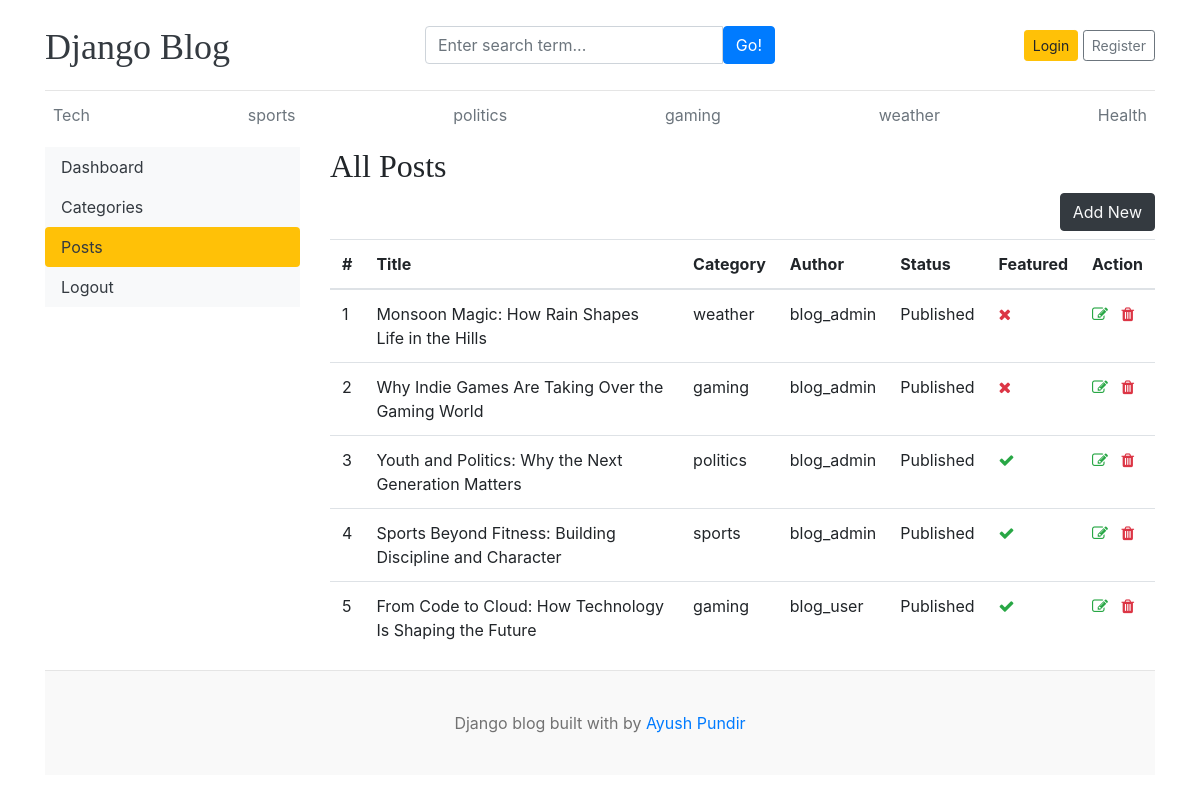
The app's page /dashboard/posts/ with its own data.
### blogs/models.py (models this page shows, shortened)
class Category(models.Model):
    category_name=models.CharField(max_length=50,unique= True)
    created_at=models.DateTimeField(auto_now_add=True)
    updated_at=models.DateTimeField(auto_now=True)
    class Meta:
        verbose_name_plural = "Categories"
    def __str__(self):
        return self.category_name

class blog(models.Model):
    title=models.CharField(max_length=200)
    slug=models.SlugField(max_length=200, unique=True)
    category=models.ForeignKey(Category, on_delete=models.CASCADE)
    author=models.ForeignKey(User, on_delete=models.CASCADE)
    featured_image=models.ImageField(upload_to='uploads/%Y/%m/%d/')
    short_description=models.TextField(max_length=500)
    blog_body=models.TextField(max_length=5000)
    status=models.CharField(max_length=20, choices=status_choices, default='Draft')
    is_featured=models.BooleanField(default=False)
    created_at=models.DateTimeField(auto_now_add=True)
    updated_at=models.DateTimeField(auto_now=True)

### dashboard/views.py (the view)
# urls.py: path('posts/', views.posts, name='posts'),
def posts(request):
    posts=blog.objects.all()
    context={'posts':posts}
    return render(request, 'dashboard/posts.html',context)

### blogs/context_processors.py (called while the page is built)
def get_categories(request):
    categories = Category.objects.all()
    return dict(categories=categories)

def social_links(request):
    sociallink=SocialLink.objects.all()
    return dict(sociallink=sociallink)

### templates/dashboard/posts.html (shortened to what this page needs)
{%extends 'base.html'%}
{%block content%}
<div class="row m">
    {% include 'dashboard/sidebar.html' %}
    <div class="col-md-9">
        <h2>All Posts</h2>
        <a href="{% url 'add_post'%}" class="btn btn-dark text-light float-right mb-2">Add New</a>
        <table class="table table-hover">
            <thead>
              <tr>
                <th>#</th>
                <th>Title</th>
                <th>Category</th>
                <th>Author</th>
                <th>Status</th>
                <th>Featured</th>
                <th>Action</th>
              </tr>
            </thead>
            <tbody>
            {% for post in posts %}
              <tr>
                <td>{{ forloop.counter }}</td>
                <td>{{ post.title }}</td>
                <td>{{ post.category }}</td>
                <td>{{ post.author }}</td>
                <td>{{ post.status }}</td>
                <td>{% if post.is_featured %}<i class="fa fa-check text-success"></i>{% else %}<i class="fa fa-times text-danger"></i>{% endif %}</td>
                <td>
                    <a href="{% url 'edit_post' post.id %}"><i class="fa fa-edit text-success"></i></a>
                    <a href="{% url 'delete_post' post.id %}"><i class="fa fa-trash text-danger"></i></a>
                </td>
              </tr>
            {% endfor %}
            </tbody>
          </table>
    </div>
</div>
{%endblock content%}

### templates/base.html (shortened to what this page needs)
{% load static %}
<!DOCTYPE html>
<html lang="en">
<head>
    <link href="https://getbootstrap.com/docs/4.0/dist/css/bootstrap.min.css" rel="stylesheet">
    <link href="{% static 'css/blog.css' %}" rel="stylesheet">
    <link rel="stylesheet" href="https://cdnjs.cloudflare.com/ajax/libs/font-awesome/4.7.0/css/font-awesome.min.css">
  </head>
<body>
    <div class="container">
      <header class="blog-header py-3">
        <div class="row flex-nowrap justify-content-between align-items-center">
          <div class="col-4 pt-1">
            <a class="blog-header-logo text-dark" href="/">Django Blog</a>
          </div>
        <div class ="col-4">
            <form action="{% url 'search' %}" method ="GET">
                <div class="input-group">
                        <input class="form-control" type="text" name="keyword" placeholder="Enter search term..." aria-label="Enter search term..." aria-describedby="button-search" />
                        <button type ="submit" class="btn btn-primary" id="button-search" type="button">Go!</button>
                    </div>
            </form>
          </div>
          <div class="col-4 d-flex justify-content-end align-items-center">
            {%if not user.is_authenticated %}
            <a class="btn btn-sm btn-warning" href="{% url 'login' %}">Login</a> &nbsp;
            <a class="btn btn-sm btn-outline-secondary" href="{% url 'register' %}">Register</a>
            {% else %}
            </span><a href="{% url 'dashboard' %}">Dashboard</a></span>
            <a class="btn btn-sm btn-outline-secondary" href="{% url 'logout' %}">Logout</a>
            {% endif %}
          </div>
        </div>
      </header>
      <div class="nav-scroller py-1 mb-2">
        <nav class="nav d-flex justify-content-between">
          {% for cat in categories %}
          <a class="p-2 text-muted" href="{% url 'posts_by_category' cat.id %}">{{ cat.category_name }}</a>
          {% endfor %}
        </nav>
      </div>
{%block content %}
{%endblock content %}
<footer class="blog-footer">
  <p>Django blog built with   by <a href="#">Ayush Pundir</a></p>
</footer>
</body>
</html>

### blog_main/static/css/blog.css (style rules this page uses)
.blog-header { border-bottom: 1px solid #e5e5e5; }
.blog-header-logo { font-family: "Playfair Display", Georgia, "Times New Roman", serif; font-size: 2.25rem; }
h1, h2, h3, h4, h5, h6 { font-family: "Playfair Display", Georgia, "Times New Roman", serif; }
.blog-footer { padding: 2.5rem 0; color: #727272; text-align: center; background-color: #f9f9f9; border-top: .05rem solid #e5e5e5; }
.blog-footer p:last-child { margin-bottom: 0; }

### records on screen
Category: category_name "Tech"
Category: category_name "sports"
Category: category_name "politics"
Category: category_name "gaming"
Category: category_name "weather"
Category: category_name "Health"
blog: title "Monsoon Magic: How Rain Shapes Life in the Hills", category "weather", author "blog_admin", status "Published", is_featured False (drawn)
blog: title "Why Indie Games Are Taking Over the Gaming World", category "gaming", author "blog_admin", status "Published", is_featured False (drawn)
blog: title "Youth and Politics: Why the Next Generation Matters", category "politics", author "blog_admin", status "Published", is_featured True (drawn)
blog: title "Sports Beyond Fitness: Building Discipline and Character", category "sports", author "blog_admin", status "Published", is_featured True (drawn)
blog: title "From Code to Cloud: How Technology Is Shaping the Future", category "gaming", author "blog_user", status "Published", is_featured True (drawn)
